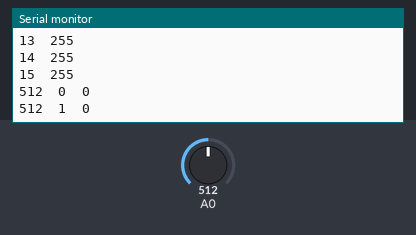
Simulated run of this sketch. Board: Arduino Uno, built with avr-gcc and run on an emulated ATmega328P. On the bench: the last lines printed to the serial monitor. Inputs (shaded band) come from the test bench; at power-on: A0 = 512. EEPROM starts erased.

Above: at 3.2 s.
3.3 s: A0 set to 716
At 4.4 s:
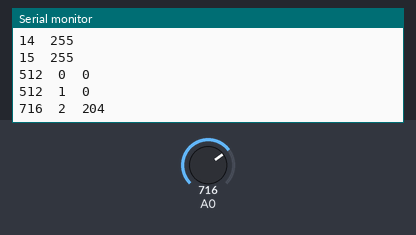
4.8 s: A0 set to 900
At 5.9 s:
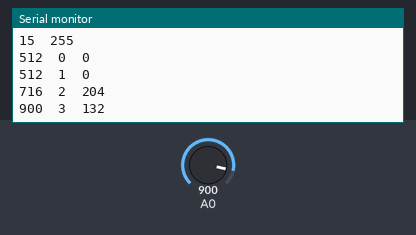
Timing chart, 0 to 7.8 s (numbered marks = the images above; inputs shaded):
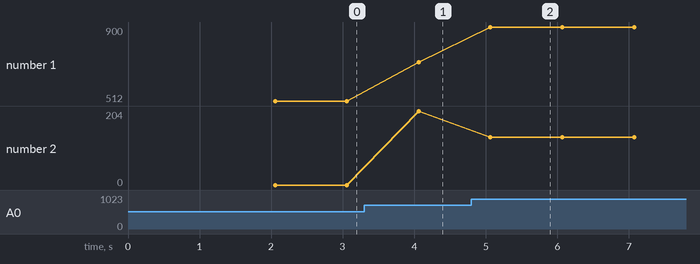

The sketch:

Epprom_dasar.ino
```cpp
#include <EEPROM.h>

int address = 0;
byte value;
int addr = 0;

void setup()
{
Serial.begin(9600);
for (int i=0; i<16; i++)
{
    address=i;
    value = EEPROM.read(address);

    Serial.print(address);
    Serial.print("\t");
    Serial.print(value, DEC);
    Serial.println();
} delay(2000);
}

void loop()
{
int val = analogRead(0);
EEPROM.write(addr, val);
Serial.print(val);
Serial.print("\t");

address=addr;
value = EEPROM.read(address);

Serial.print(address);
Serial.print("\t");
Serial.print(value, DEC);
Serial.println();
delay(1000);

addr = addr + 1;
if (addr == 16)  exit(0);
}
```

Measured:
- after the input at 3.3 s, the serial monitor: prints a new line after 0.76 s (image 1)
- after the input at 4.8 s, the serial monitor: prints a new line after 0.27 s (image 2)
- plotted number 1: 512 → 716 after the input at 3.3 s, 716 → 900 after the input at 4.8 s
- plotted number 2: 0 → 204 after the input at 3.3 s, 204 → 132 after the input at 4.8 s
